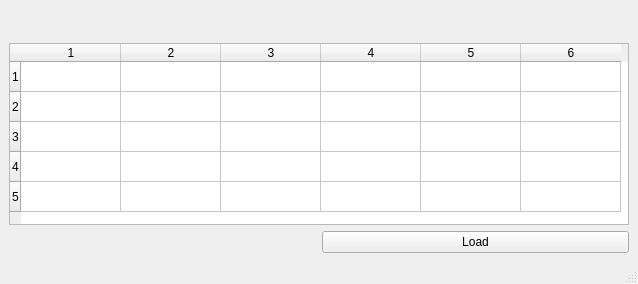
<?xml version="1.0" encoding="UTF-8"?>
<ui version="4.0">
 <class>MainWindow</class>
 <widget class="QMainWindow" name="MainWindow">
  <property name="geometry">
   <rect>
    <x>0</x>
    <y>0</y>
    <width>638</width>
    <height>284</height>
   </rect>
  </property>
  <property name="sizePolicy">
   <sizepolicy hsizetype="Preferred" vsizetype="Preferred">
    <horstretch>0</horstretch>
    <verstretch>0</verstretch>
   </sizepolicy>
  </property>
  <property name="windowTitle">
   <string>SQLite Table Loader</string>
  </property>
  <widget class="QWidget" name="centralwidget">
   <layout class="QGridLayout" name="gridLayout">
    <item row="0" column="0" colspan="2">
     <widget class="QLabel" name="err_label">
      <property name="text">
       <string>&lt;html&gt;&lt;head/&gt;&lt;body&gt;&lt;p&gt;&lt;br/&gt;&lt;/p&gt;&lt;/body&gt;&lt;/html&gt;</string>
      </property>
     </widget>
    </item>
    <item row="2" column="1">
     <widget class="QPushButton" name="btn_load">
      <property name="text">
       <string>Load</string>
      </property>
     </widget>
    </item>
    <item row="1" column="0" colspan="2">
     <widget class="QTableWidget" name="tableWidget">
      <property name="sizePolicy">
       <sizepolicy hsizetype="Expanding" vsizetype="Expanding">
        <horstretch>0</horstretch>
        <verstretch>0</verstretch>
       </sizepolicy>
      </property>
      <property name="rowCount">
       <number>5</number>
      </property>
      <property name="columnCount">
       <number>6</number>
      </property>
      <row/>
      <row/>
      <row/>
      <row/>
      <row/>
      <column/>
      <column/>
      <column/>
      <column/>
      <column/>
      <column/>
     </widget>
    </item>
   </layout>
  </widget>
  <widget class="QStatusBar" name="statusbar"/>
 </widget>
 <resources/>
 <connections/>
</ui>
